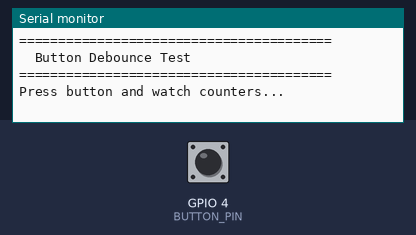
Recording of a program running on a simulated ESP32-S3. Parts: the last lines printed to the serial monitor. Inputs (shaded band) come from the test bench; at power-on: GPIO 4 (BUTTON_PIN) HIGH.

Above: at 1.2 s.
1.3 s: GPIO 4 (BUTTON_PIN) pulled LOW for 0.15 s
At 2.5 s:
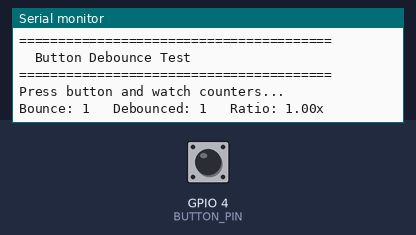
2.9 s: GPIO 4 (BUTTON_PIN) pulled LOW for 1 s
At 3.8 s:
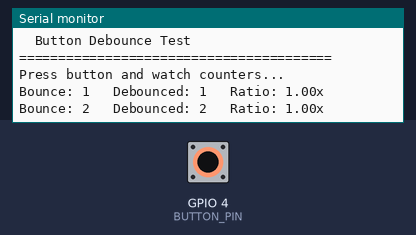
5.4 s: GPIO 4 (BUTTON_PIN) pulled LOW for 0.15 s
At 5.9 s:
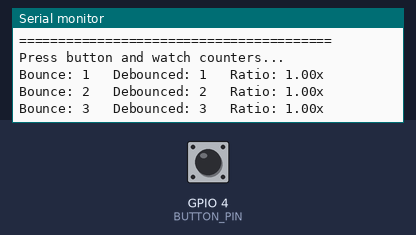

Measured:
- after the input at 1.3 s, the serial monitor: prints a new line at once (image 1)
- after the input at 2.9 s, the serial monitor: prints a new line at once (image 2)
- after the input at 5.4 s, the serial monitor: prints a new line at once (image 3)

The program:

main.cpp
```cpp
#include <Arduino.h>

#define BUTTON_PIN 4
#define DEBOUNCE_MS 90

volatile int16_t bounce_counter = 0;
volatile int16_t debounce_counter = 0;
volatile uint32_t lastBounce = 0;
volatile bool button_event = false;

void IRAM_ATTR reaction_button() {
  uint32_t now = millis();
  bounce_counter++;

  if (now - lastBounce > DEBOUNCE_MS) {
    debounce_counter++;
    lastBounce = now;
    button_event = true;
  }
}

void setup() {
  pinMode(BUTTON_PIN, INPUT_PULLUP);
  Serial.begin(115200);

  Serial.println("\n========================================");
  Serial.println("  Button Debounce Test");
  Serial.println("========================================");
  Serial.println("Press button and watch counters...\n");

  attachInterrupt(digitalPinToInterrupt(BUTTON_PIN), reaction_button, FALLING);
}

void loop() {
  if (button_event) {
    button_event = false;

    Serial.print("Bounce: ");
    Serial.print(bounce_counter);
    Serial.print(" \tDebounced: ");
    Serial.print(debounce_counter);
    Serial.print(" \tRatio: ");
    Serial.print((float)bounce_counter / debounce_counter, 2);
    Serial.println("x");
  }

  delay(10);
}
```
